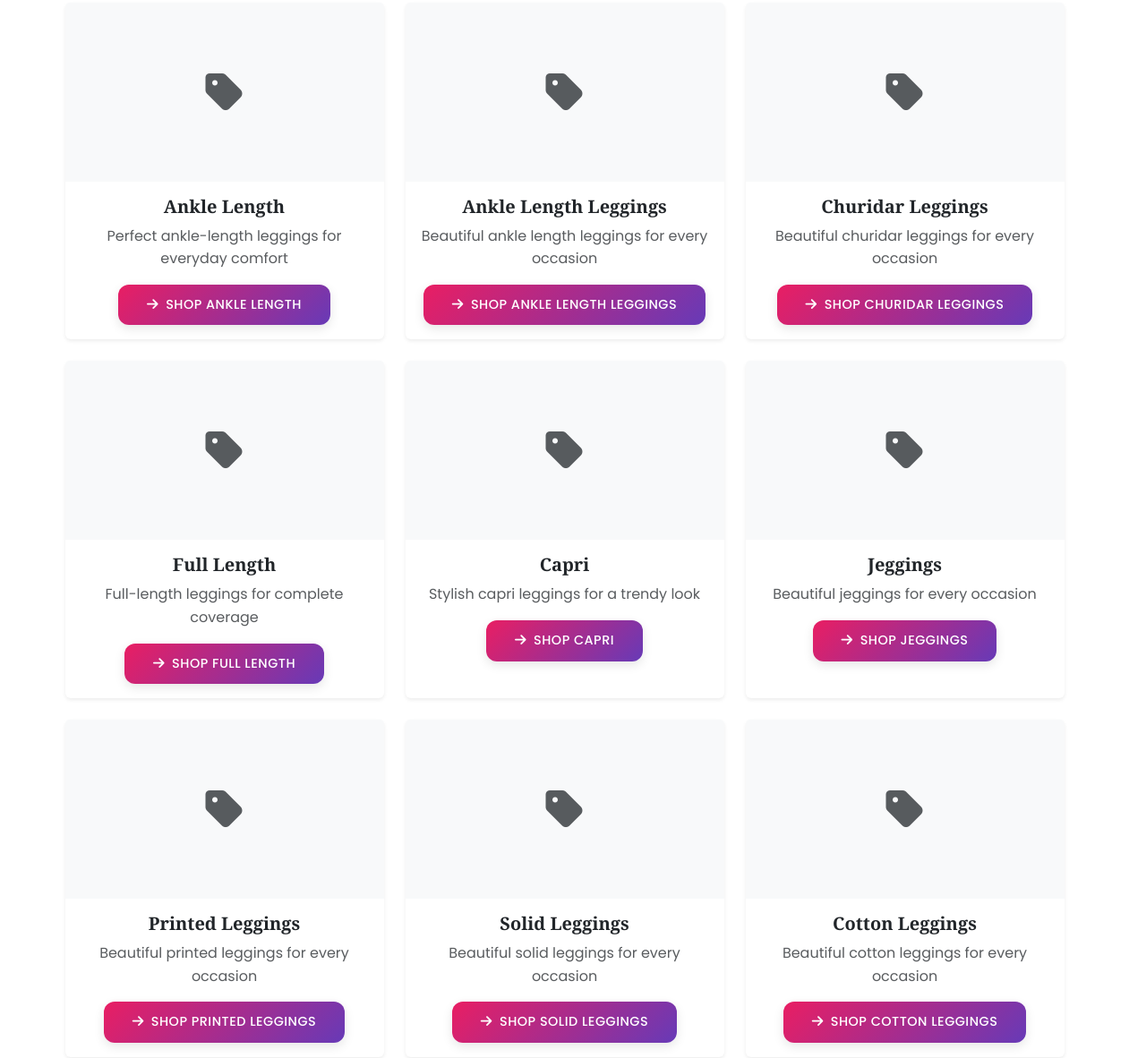
The page /shop/leggings/ (middle part) on the database as committed earlier.
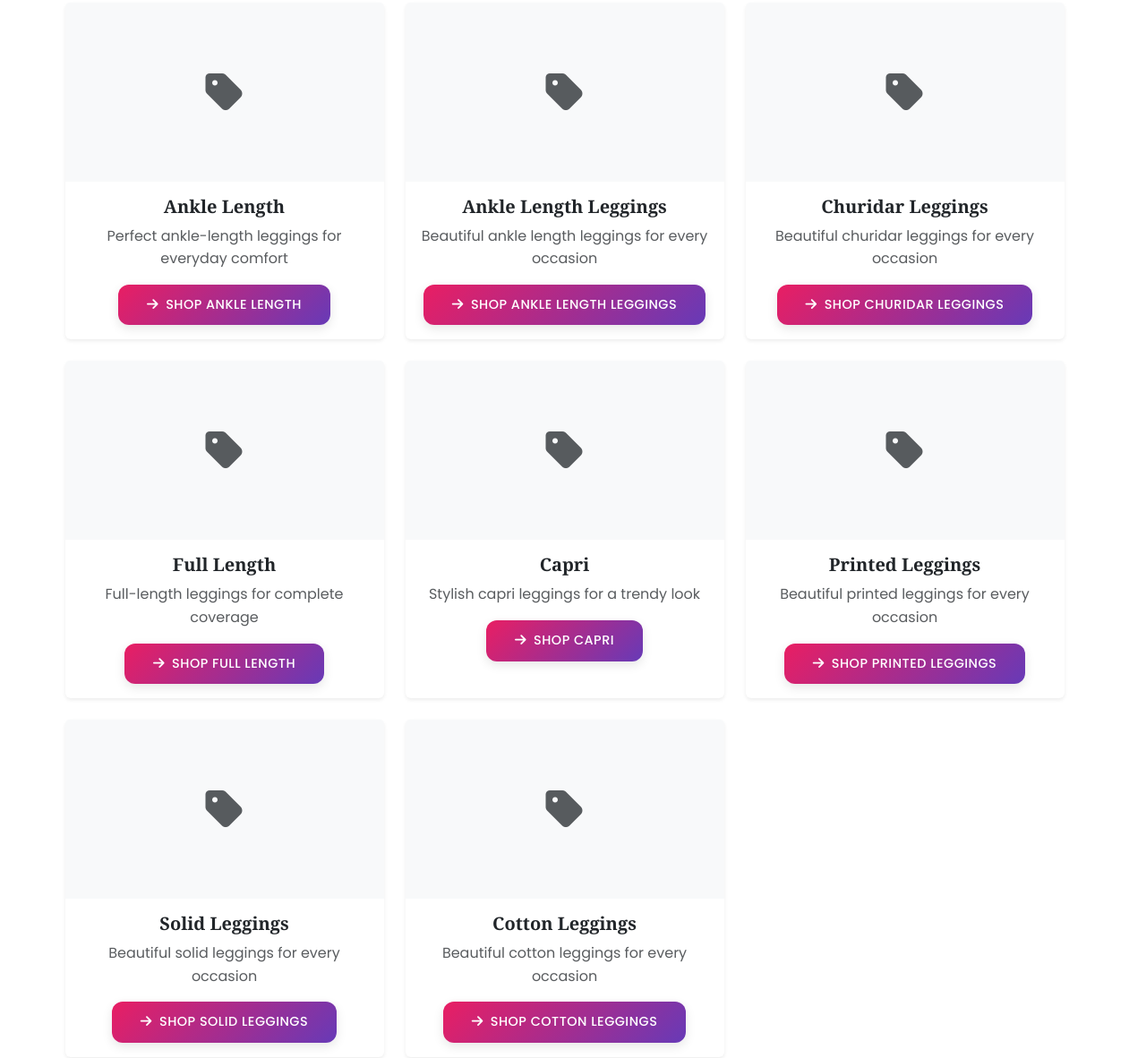
The same page on the database as committed later.
### shop/models.py (models this page shows, shortened)
class SubCategory(models.Model):
    category = models.ForeignKey(Category, on_delete=models.CASCADE, related_name='subcategories')
    name = models.CharField(max_length=100)
    slug = models.SlugField(max_length=100)
    description = models.TextField()
    meta_title = models.CharField(max_length=200, blank=True)
    meta_description = models.TextField(max_length=300, blank=True)
    image = models.ImageField(upload_to='subcategories/', blank=True)
    is_active = models.BooleanField(default=True)
    sort_order = models.PositiveIntegerField(default=0)
    created_at = models.DateTimeField(auto_now_add=True)
    updated_at = models.DateTimeField(auto_now=True)
    class Meta:
        verbose_name_plural = "Sub Categories"
        ordering = ['sort_order', 'name']
        unique_together = ['category', 'slug']
    def get_absolute_url(self):
        return reverse('shop:subcategory', kwargs={
            'category_slug': self.category.slug,
            'subcategory_slug': self.slug
        })

### shop/views.py (the view)
# urls.py: path('shop/<slug:category_slug>/', views.category_view, name='category'),
def category_view(request, category_slug):
    category = get_object_or_404(Category, slug=category_slug, is_active=True)
    subcategories = category.subcategories.filter(is_active=True)
    products = Product.objects.filter(
        category=category,
        is_active=True
    ).select_related('subcategory').prefetch_related('images')
    paginator = Paginator(products, settings.PRODUCTS_PER_PAGE)
    page_number = request.GET.get('page')
    page_obj = paginator.get_page(page_number)
    context = {
        'category': category,
        'subcategories': subcategories,
        'page_obj': page_obj,
        'products': page_obj.object_list,
        'page_title': f'{category.meta_title or category.name}',
        'meta_description': category.meta_description or category.description[:150],
    }
    return render(request, 'shop/category.html', context)

### shop/context_processors.py (called while the page is built, shortened)
def categories_context(request):
    categories = Category.objects.filter(is_active=True).order_by('sort_order', 'name')
    subcategories_by_category = {}
    for category in categories:
        subcategories = SubCategory.objects.filter(
            category=category,
            is_active=True
        ).order_by('sort_order', 'name')
        if subcategories.exists():
            subcategories_by_category[category] = subcategories
    return {
        'categories': categories,
        'subcategories_by_category': subcategories_by_category
    }

def cart_context(request):
    cart_items_count = 0
    cart_total = 0
    return {
        'cart_items_count': cart_items_count,
        'cart_total': cart_total,
        'free_shipping_threshold': settings.FREE_SHIPPING_THRESHOLD,
        'currency_symbol': settings.CURRENCY_SYMBOL,
    }

def wishlist_context(request):
    wishlist_count = 0
    if request.user.is_authenticated:
        try:
            wishlist_count = Wishlist.objects.filter(user=request.user).count()
        except:
            pass
    return {
        'wishlist_count': wishlist_count,
    }

### shop/models.py (called while the page is built)
    def get_absolute_url(self):
        return reverse('shop:category', kwargs={'category_slug': self.slug})

### templates/shop/category.html (shortened to what this page needs)
{% extends 'base.html' %}
{% load static %}
{% block content %}
{% if subcategories %}
<section class="subcategories py-5">
    <div class="container">
        <div class="row">
            <div class="col-12">
                <div class="row g-4">
                    {% for subcategory in subcategories %}
                    <div class="col-lg-4 col-md-6">
                        <a href="{{ subcategory.get_absolute_url }}" class="text-decoration-none">
                            <div class="card h-100 border-0 shadow-sm subcategory-card">
                                {% if subcategory.image %}
                                <img src="{{ subcategory.image.url }}" alt="{{ subcategory.name }}" class="card-img-top" style="height: 200px; object-fit: cover;">
                                {% else %}
                                <div class="card-img-top bg-light d-flex align-items-center justify-content-center" style="height: 200px;">
                                    <i class="fas fa-tag fa-3x text-muted"></i>
                                </div>
                                {% endif %}
                                <div class="card-body text-center">
                                    <h5 class="card-title text-dark">{{ subcategory.name }}</h5>
                                    <p class="card-text text-muted">{{ subcategory.description|truncatewords:15 }}</p>
                                    <div class="btn btn-primary">
                                        <i class="fas fa-arrow-right me-2"></i>Shop {{ subcategory.name }}
                                    </div>
                                </div>
                            </div>
                        </a>
                    </div>
                    {% endfor %}
                </div>
            </div>
        </div>
    </div>
</section>
{% endif %}
{% endblock %}

### templates/base.html (shortened to what this page needs)
<!DOCTYPE html>
<html lang="en">
<head>
    <link href="https://cdn.jsdelivr.net/npm/bootstrap@5.3.0/dist/css/bootstrap.min.css" rel="stylesheet">
    <link href="https://cdnjs.cloudflare.com/ajax/libs/font-awesome/6.4.0/css/all.min.css" rel="stylesheet">
    {% load static %}
    <link href="{% static 'css/style.css' %}" rel="stylesheet">
</head>
<body class="{% if user.is_authenticated %}authenticated{% endif %}">
    <main class="main-content">
        {% block content %}{% endblock %}
    </main>
</body>
</html>

### static/css/style.css (style rules this page uses)
:root { --primary-color: #e91e63; --primary-light: #f8bbd9; --primary-dark: #ad1457; --secondary-color: #673ab7; --secondary-light: #9c88ff; --secondary-dark: #320b86; --accent-rose: #ff6b9d; --accent-gold: #ffd700; --accent-mint: #4ecdc4; --dark: #2c2c54; --light: #f8f9fa; --white: #ffffff; --grey-100: #f8f9fa; --grey-200: #e9ecef; --grey-300: #dee2e6; --grey-400: #ced4da; --grey-500: #adb5bd; --grey-600: #6c757d; --grey-700: #495057; --grey-800: #343a40; --grey-900: #212529; --success: #20bf6b; --warning: #f39c12; --danger: #e74c3c; --info: #3498db; --gradient-primary: linear-gradient(135deg, var(--primary-color) 0%, var(--secondary-color) 100%); --gradient-secondary: linear-gradient(135deg, var(--accent-rose) 0%, var(--accent-mint) 100%); --gradient-gold: linear-gradient(135deg, #ffd700 0%, #ffed4e 100%); --gradient-dark: linear-gradient(135deg, var(--dark) 0%, var(--grey-800) 100%); --shadow-sm: 0 2px 4px rgba(0,0,0,0.05); --shadow-md: 0 4px 12px rgba(0,0,0,0.1); --shadow-lg: 0 8px 24px rgba(0,0,0,0.15); --shadow-xl: 0 16px 40px rgba(0,0,0,0.2); --radius-sm: 8px; --radius-md: 12px; --radius-lg: 16px; --radius-xl: 24px; --transition-fast: all 0.2s ease; --transition-normal: all 0.3s ease; --transition-slow: all 0.5s ease; }
* { margin: 0; padding: 0; box-sizing: border-box; }
body { font-family: 'Poppins', sans-serif; line-height: 1.6; color: var(--dark); background-color: var(--white); overflow-x: hidden; }
h1, h2, h3, h4, h5, h6 { font-family: 'Playfair Display', serif; font-weight: 600; line-height: 1.2; margin-bottom: 1rem; color: var(--dark); }
p { margin-bottom: 1rem; color: var(--grey-700); }
.btn { font-weight: 500; padding: 0.75rem 2rem; border-radius: var(--radius-md); border: none; transition: var(--transition-normal); text-transform: uppercase; letter-spacing: 0.5px; font-size: 0.9rem; position: relative; overflow: hidden; }
.btn-primary { background: var(--gradient-primary); color: var(--white); box-shadow: var(--shadow-md); }
.btn-primary::before { content: ''; position: absolute; top: 0; left: -100%; width: 100%; height: 100%; background: linear-gradient(90deg, transparent, rgba(255,255,255,0.3), transparent); transition: var(--transition-slow); }

### templates/shop/category.html (style rules this page uses)
.subcategory-card { transition: transform 0.3s ease, box-shadow 0.3s ease; cursor: pointer; }

Rows that differ between the two databases and show on the page:
removed SubCategory: name "Jeggings", description "Beautiful jeggings for every occasion", name "JEGGINGS"
